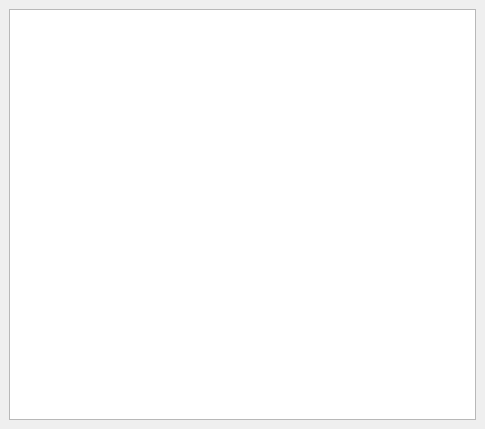
<?xml version="1.0" encoding="UTF-8"?>
<ui version="4.0">
 <class>MainWindow</class>
 <widget class="QMainWindow" name="MainWindow">
  <property name="geometry">
   <rect>
    <x>0</x>
    <y>0</y>
    <width>485</width>
    <height>429</height>
   </rect>
  </property>
  <property name="minimumSize">
   <size>
    <width>40</width>
    <height>0</height>
   </size>
  </property>
  <property name="windowTitle">
   <string>qudi: Pulsed Measurement</string>
  </property>
  <property name="layoutDirection">
   <enum>Qt::LeftToRight</enum>
  </property>
  <widget class="QWidget" name="centralwidget">
   <layout class="QGridLayout" name="gridLayout">
    <item row="0" column="0">
     <widget class="PlotWidget" name="TimingDiagramGraphicsView"/>
    </item>
   </layout>
  </widget>
 </widget>
 <customwidgets>
  <customwidget>
   <class>PlotWidget</class>
   <extends>QGraphicsView</extends>
   <header location="global">pyqtgraph</header>
  </customwidget>
 </customwidgets>
 <resources/>
 <connections/>
</ui>
